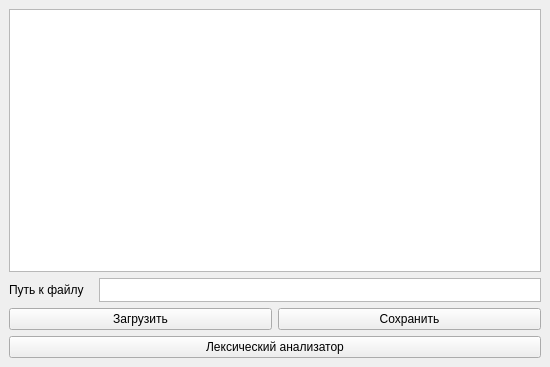
<?xml version="1.0" encoding="UTF-8"?>
<ui version="4.0">
 <class>MainWindow</class>
 <widget class="QMainWindow" name="MainWindow">
  <property name="geometry">
   <rect>
    <x>0</x>
    <y>0</y>
    <width>550</width>
    <height>367</height>
   </rect>
  </property>
  <property name="sizePolicy">
   <sizepolicy hsizetype="Preferred" vsizetype="Preferred">
    <horstretch>0</horstretch>
    <verstretch>0</verstretch>
   </sizepolicy>
  </property>
  <property name="windowTitle">
   <string>MainWindow</string>
  </property>
  <widget class="QWidget" name="centralwidget">
   <layout class="QVBoxLayout" name="verticalLayout">
    <item>
     <widget class="QTextEdit" name="textEdit">
      <property name="sizePolicy">
       <sizepolicy hsizetype="Expanding" vsizetype="Expanding">
        <horstretch>0</horstretch>
        <verstretch>0</verstretch>
       </sizepolicy>
      </property>
     </widget>
    </item>
    <item>
     <layout class="QHBoxLayout" name="horizontalLayout_2">
      <property name="spacing">
       <number>0</number>
      </property>
      <item>
       <widget class="QLabel" name="label">
        <property name="maximumSize">
         <size>
          <width>75</width>
          <height>15</height>
         </size>
        </property>
        <property name="text">
         <string>Путь к файлу:</string>
        </property>
       </widget>
      </item>
      <item>
       <spacer name="horizontalSpacer">
        <property name="orientation">
         <enum>Qt::Horizontal</enum>
        </property>
        <property name="sizeType">
         <enum>QSizePolicy::Fixed</enum>
        </property>
        <property name="sizeHint" stdset="0">
         <size>
          <width>15</width>
          <height>5</height>
         </size>
        </property>
       </spacer>
      </item>
      <item>
       <widget class="QTextEdit" name="textEdit_2">
        <property name="enabled">
         <bool>true</bool>
        </property>
        <property name="sizePolicy">
         <sizepolicy hsizetype="Preferred" vsizetype="Preferred">
          <horstretch>0</horstretch>
          <verstretch>0</verstretch>
         </sizepolicy>
        </property>
        <property name="minimumSize">
         <size>
          <width>0</width>
          <height>0</height>
         </size>
        </property>
        <property name="maximumSize">
         <size>
          <width>600</width>
          <height>24</height>
         </size>
        </property>
       </widget>
      </item>
     </layout>
    </item>
    <item>
     <layout class="QHBoxLayout" name="horizontalLayout">
      <item>
       <widget class="QPushButton" name="pushButton_2">
        <property name="text">
         <string>Загрузить</string>
        </property>
       </widget>
      </item>
      <item>
       <widget class="QPushButton" name="pushButton">
        <property name="enabled">
         <bool>true</bool>
        </property>
        <property name="text">
         <string>Сохранить</string>
        </property>
       </widget>
      </item>
     </layout>
    </item>
    <item>
     <widget class="QPushButton" name="pushButton_3">
      <property name="text">
       <string>Лексический анализатор</string>
      </property>
     </widget>
    </item>
   </layout>
  </widget>
  <widget class="QMenuBar" name="menubar">
   <property name="geometry">
    <rect>
     <x>0</x>
     <y>0</y>
     <width>550</width>
     <height>22</height>
    </rect>
   </property>
  </widget>
 </widget>
 <resources/>
 <connections/>
</ui>
